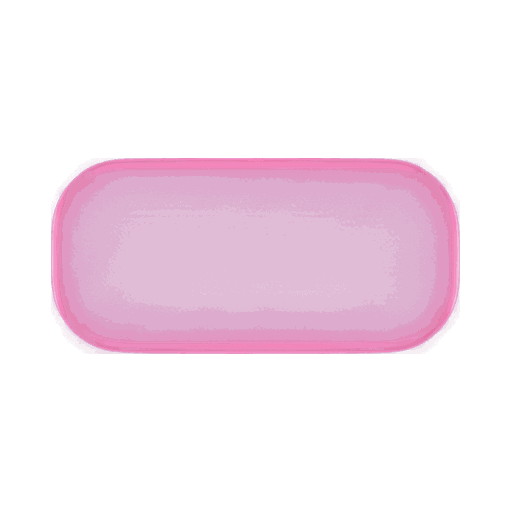
#> input picture assets/ui/input_error.png, 512 x 512 px
$ python -i process_asset.py   (imports and definitions only)
#> lines starting #> are read from the running program, lines starting #| are printed output that depends on the picture
#> further down, picture is the input picture: PIL image 512x512 P; mean R, G, B, A 54.3, 21.1, 43.1, 35.4
#!/usr/bin/env python3
"""
VoiceChat v6 — asset post-processing pipeline.

Takes a raw generated image (single object on flat magenta #FF00FF) and produces
a clean, normalized PNG:
  1. chroma-key the magenta background -> alpha (soft edges, despill)
  2. trim to the object's alpha bbox
  3. re-center on a square canvas with EQUAL margins on all four sides
  4. resize to the category's standard size
  5. verify: object present, not touching edges, margins even

Usage:
  python3 tools/process_asset.py <raw.png> <out.png> <size>
"""
import sys
from PIL import Image, ImageFilter
import numpy as np


def chroma_key(im: Image.Image) -> Image.Image:
    """Remove a flat magenta background, returning RGBA with soft alpha."""
    im = im.convert("RGBA")
    arr = np.asarray(im).astype(np.float32)
    r, g, b = arr[..., 0], arr[..., 1], arr[..., 2]
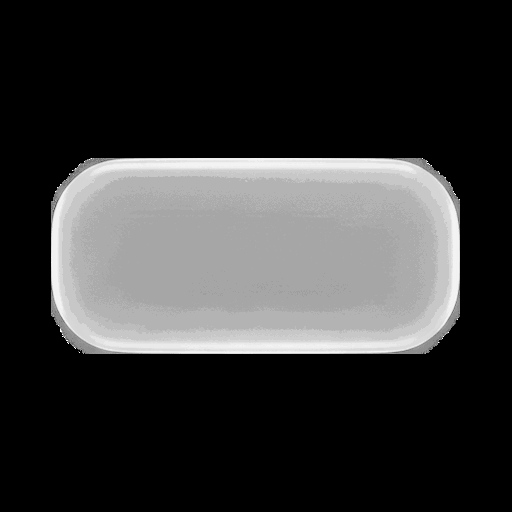
#> r: shape (512, 512) float32; min 0, max 255, mean 54.3
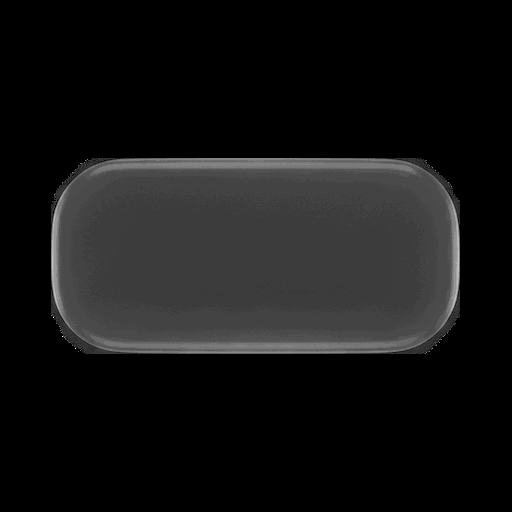
#> g: shape (512, 512) float32; min 0, max 255, mean 21.1
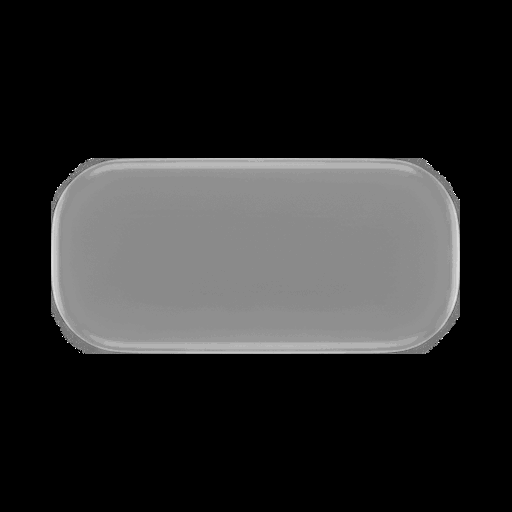
#> b: shape (512, 512) float32; min 0, max 255, mean 43.1

    # magenta-ness: high R, low G, high B
    # distance from the magenta axis
    magenta = np.array([255.0, 0.0, 255.0])
    dist = np.sqrt((r - magenta[0]) ** 2 + (g - magenta[1]) ** 2 + (b - magenta[2]) ** 2)
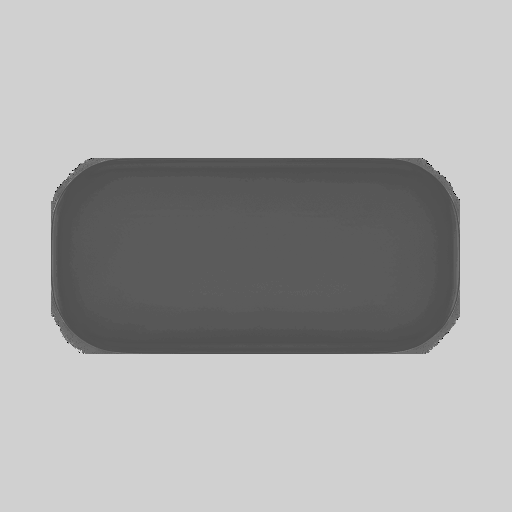
#> dist: shape (512, 512) float32; min 0, max 441.7, mean 299; drawn with min black and max white

    # alpha ramp: fully transparent near magenta, fully opaque far from it
    lo, hi = 60.0, 150.0
    alpha = np.clip((dist - lo) / (hi - lo), 0.0, 1.0)
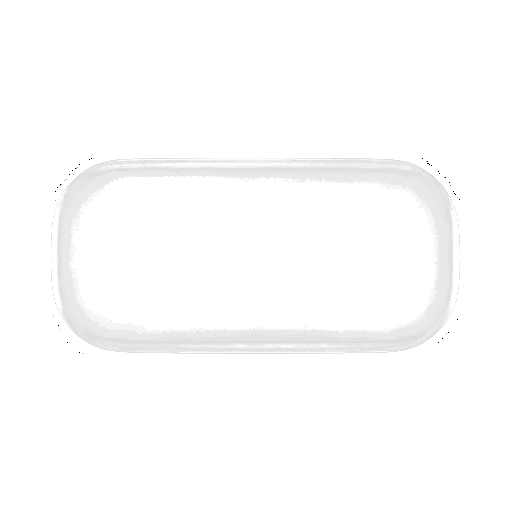
#> alpha: shape (512, 512) float32; min 0, max 1, mean 0.992

    # despill: pull magenta cast out of semi-transparent edge pixels
    spill = (1.0 - alpha) * 0.6
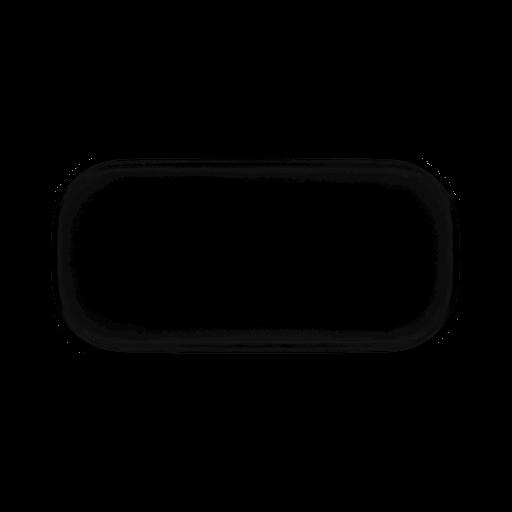
#> spill: shape (512, 512) float32; min 0, max 0.6, mean 0.00462
    # reduce R and B toward G on edges
    arr[..., 0] = arr[..., 0] * (1 - spill) + g * spill
#> arr: shape (512, 512, 4) float32; mean R, G, B, A 53.8, 21.1, 43.1, 35.4
    arr[..., 2] = arr[..., 2] * (1 - spill) + g * spill
#> arr: shape (512, 512, 4) float32; mean R, G, B, A 53.8, 21.1, 42.7, 35.4

    out = np.dstack([arr[..., :3], alpha * 255.0]).clip(0, 255).astype(np.uint8)
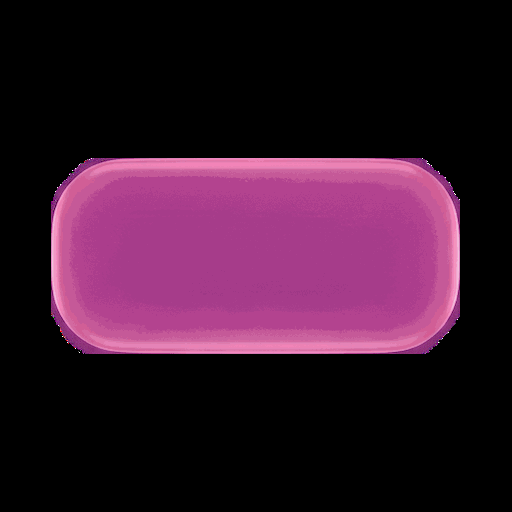
#> out: shape (512, 512, 4); mean R, G, B, A 53.7, 21.1, 42.7, 253; transparent parts drawn white
    res = Image.fromarray(out, "RGBA")

    # soften the alpha edge slightly to kill jaggies
    a = res.split()[3].filter(ImageFilter.GaussianBlur(0.6))
    res.putalpha(a)
    return res


# [80 lines left out: functions content_bbox, normalize, verify, process, process_dir, not called in this run]


# [9 lines not run here, left out]

>>> from PIL import Image
>>> picture = Image.open('../assets/ui/input_error.png')
>>> result = chroma_key(picture)

$ run again, on assets/ui/checkbox_off.png
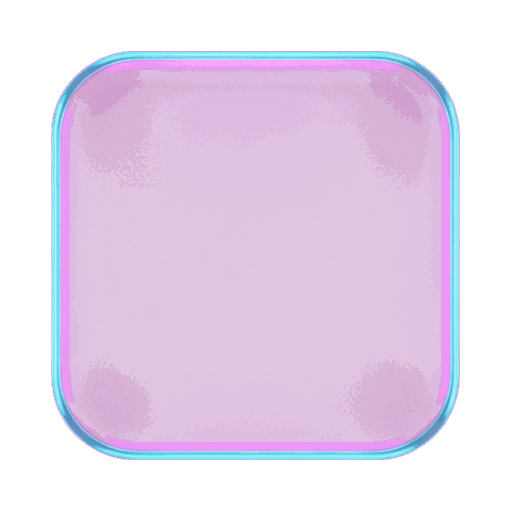
#> input picture assets/ui/checkbox_off.png, 512 x 512 px
#> picture is the input picture: PIL image 512x512 P; mean R, G, B, A 101.8, 57.8, 110.1, 70.8
#> in chroma_key, `spill = (1.0 - alpha) * 0.6`:
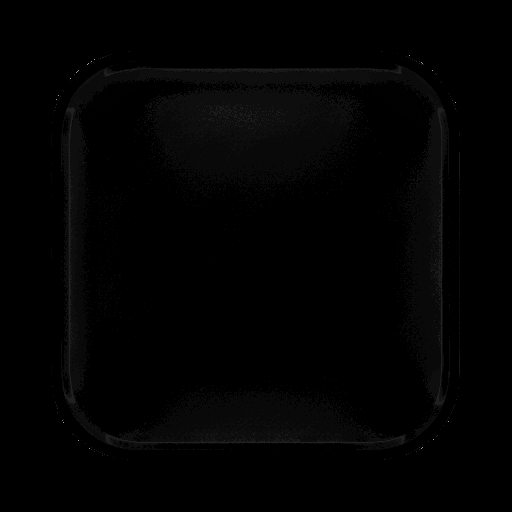
#> spill: shape (512, 512) float32; min 0, max 0.6, mean 0.00925
#> in chroma_key, `out = np.dstack([arr[..., :3], alpha * 255.0]).clip(0, 255).astype(np...`:
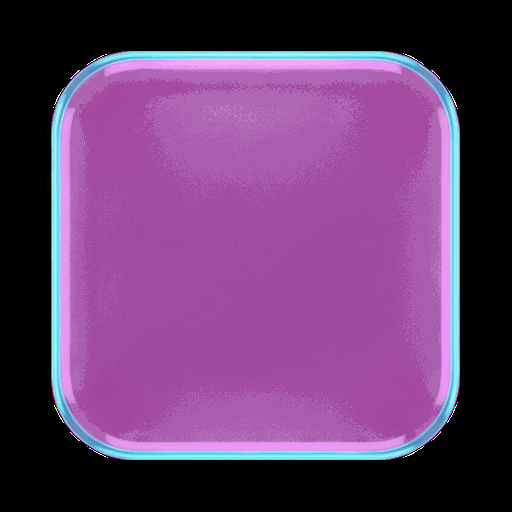
#> out: shape (512, 512, 4); mean R, G, B, A 100.9, 57.8, 109.1, 251; transparent parts drawn white

$ run again, on assets/ui/dialog_card.png
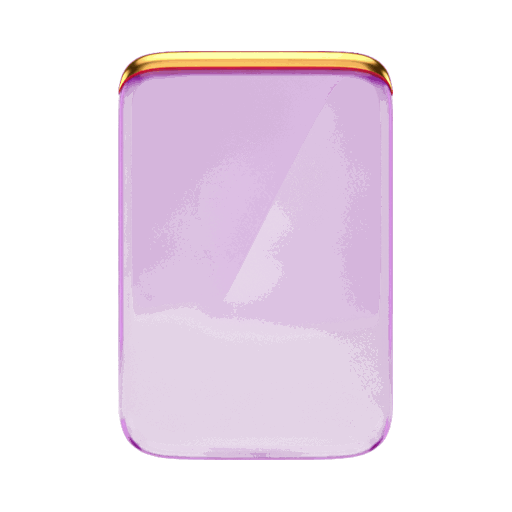
#> input picture assets/ui/dialog_card.png, 512 x 512 px
#> picture is the input picture: PIL image 512x512 P; mean R, G, B, A 61.4, 27.7, 65.7, 38.5
#> in chroma_key, `out = np.dstack([arr[..., :3], alpha * 255.0]).clip(0, 255).astype(np...`:
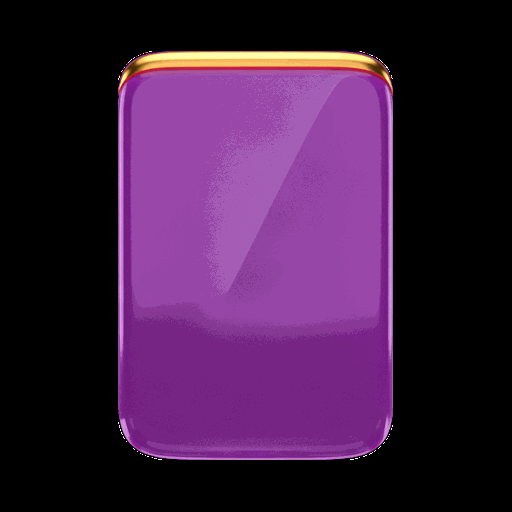
#> out: shape (512, 512, 4); mean R, G, B, A 61.2, 27.7, 65.4, 254.1; transparent parts drawn white
